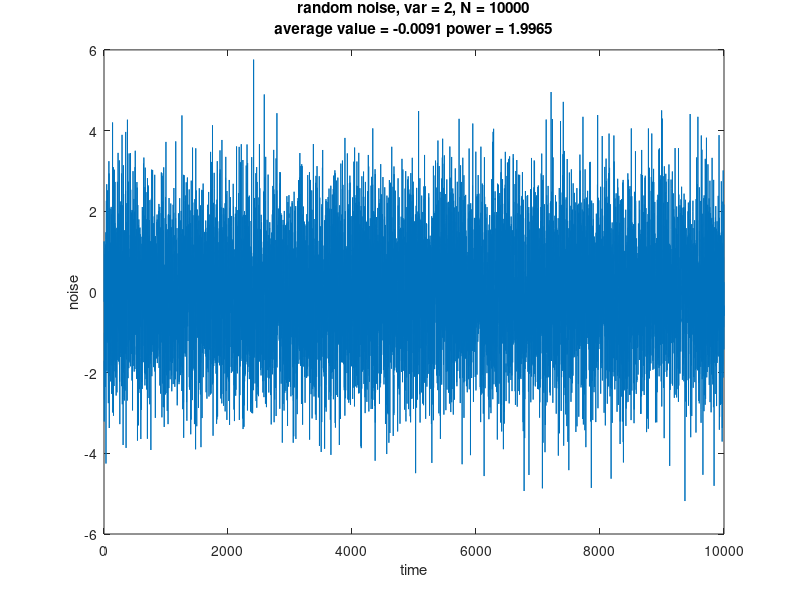

This figure's MATLAB source: (Note: this script raises an error after producing the figure.)
clear all
close all
clc

fprintf("noise properties \n \n");

var=2;
N=10000;

noise=randn(1,N)*sqrt(var);

mean_value=mean(noise);

power=mean(noise.^2);

[muHat,sigmaHat] = normfit(noise)

figure
plot(noise);
title(sprintf('random noise, var = %d, N = %d\naverage value = %.4f power = %.4f',var,N,mean_value,power));
ylabel('noise')
xlabel('time')

figure

histogram(noise,'Normalization','probability')
title(sprintf('amplitude normal fit, N = %d\n\\mu = %.4f \\sigma^2 = %.4f',N,muHat,sigmaHat^2));
